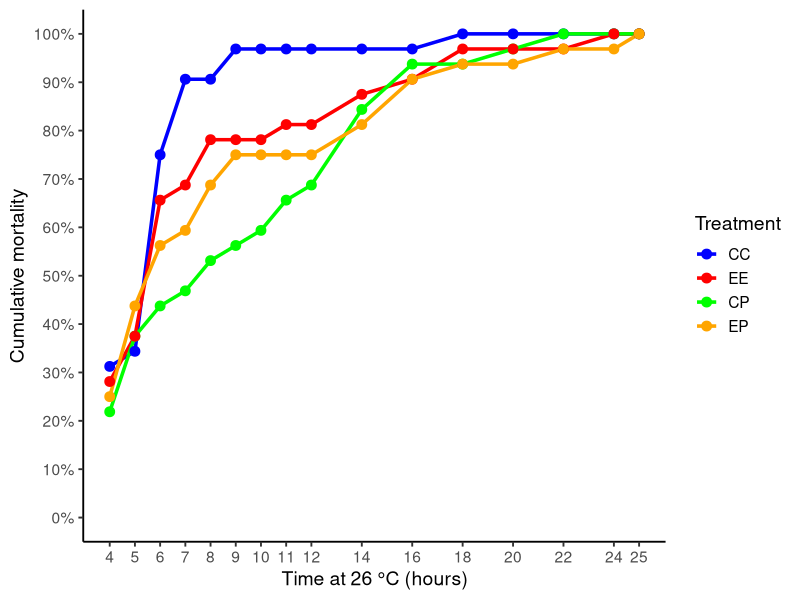
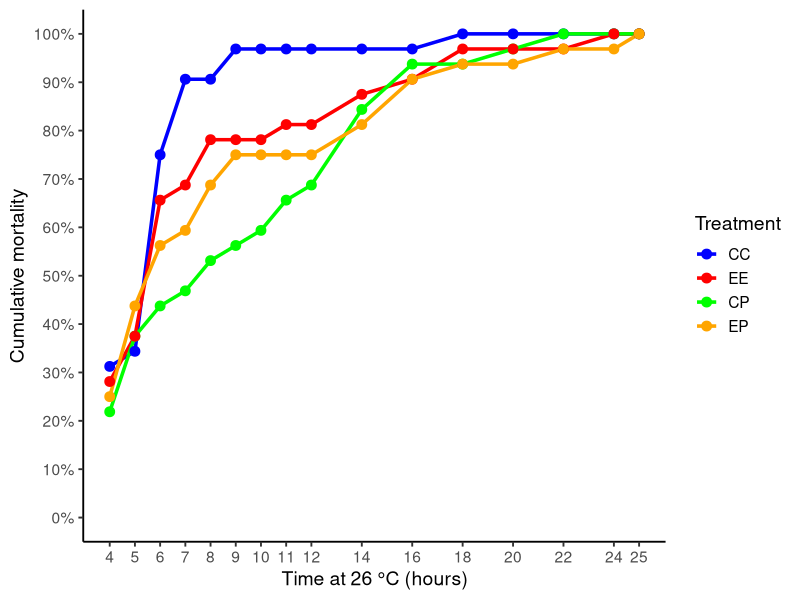
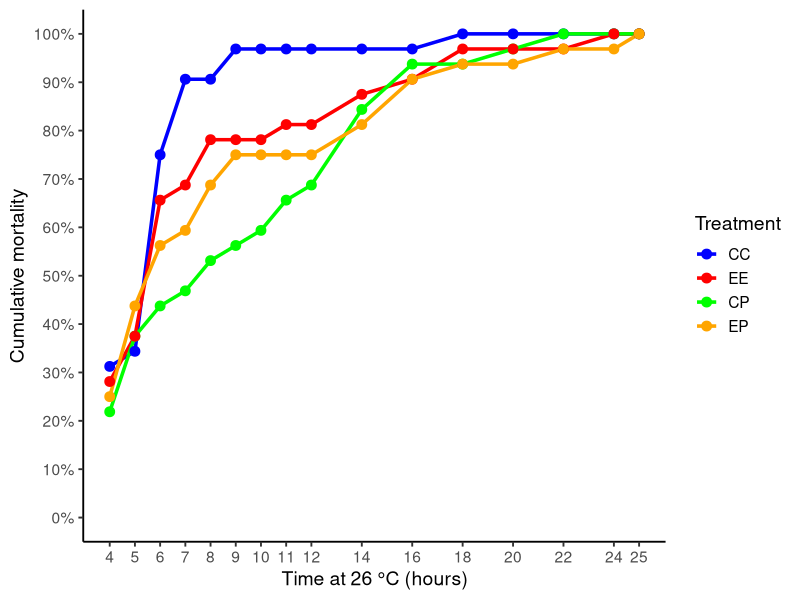

Recreate these plots in R, in order.
library(tidyverse)
library(scales)

dat <- read.csv(
  "data/AP_cockles-26C.csv",
  header = TRUE,
  check.names = FALSE,
  stringsAsFactors = FALSE
)

# ------------------------------------------------------------
# Find time-point rows
# ------------------------------------------------------------

time_rows <- which(
  grepl("^[0-9]+\\.?[0-9]*HR$", dat[[1]], ignore.case = TRUE)
)

all_data <- list()

for (i in seq_along(time_rows)) {
  
  time_row <- time_rows[i]
  plate_row <- time_row + 1
  well_rows <- (time_row + 2):(time_row + 5)
  
  time_hr <- as.numeric(
    str_remove(dat[time_row, 1], "HR")
  )
  
  # Find all plate labels
  plate_cols <- which(
    grepl(
      "^APC-[A-Z]{2}[12]-26$",
      dat[plate_row, ],
      ignore.case = TRUE
    )
  )
  
  for (p in plate_cols) {
    
    plate_name <- dat[plate_row, p]
    
    # Treatment: CC, EE, CP, or EP
    treatment <- str_extract(
      plate_name,
      "(?<=APC-)[A-Z]{2}"
    )
    
    # Replicate: 1 or 2
    replicate <- as.numeric(
      str_extract(
        plate_name,
        "[12](?=-26)"
      )
    )
    
    # --------------------------------------------------------
    # Get the SIX plate columns
    # --------------------------------------------------------
    
    six_cols <- (p + 1):(p + 6)
    
    plate_values <- dat[
      well_rows,
      six_cols
    ]
    
    # Columns 1 and 6 are blanks.
    # Keep ONLY columns 2, 3, 4, and 5.
    clam_values <- plate_values[, 2:5]
    
    # Convert to numeric
    clam_values <- apply(
      clam_values,
      2,
      as.numeric
    )
    
    # Create well identifiers
    wells <- expand.grid(
      row = LETTERS[1:4],
      column = 2:5
    )
    
    wells$dead <- as.vector(clam_values)
    
    wells$time_hr <- time_hr
    wells$treatment <- treatment
    wells$replicate <- replicate
    wells$plate <- plate_name
    
    all_data[[length(all_data) + 1]] <- wells
  }
}

mortality_data <- bind_rows(all_data)


# ------------------------------------------------------------
# Calculate mortality
# ------------------------------------------------------------

mortality_summary <- mortality_data %>%
  group_by(time_hr, treatment) %>%
  summarise(
    dead = sum(dead, na.rm = TRUE),
    total = 32,
    mortality = dead / total,
    .groups = "drop"
  )


# ------------------------------------------------------------
# Treatment order
# ------------------------------------------------------------

mortality_summary$treatment <- factor(
  mortality_summary$treatment,
  levels = c("CC", "EE", "CP", "EP")
)


# ------------------------------------------------------------
# Plot
# ------------------------------------------------------------

ggplot(
  mortality_summary,
  aes(
    x = time_hr,
    y = mortality,
    color = treatment,
    group = treatment
  )
) +
  
  geom_line(
    linewidth = 1.2
  ) +
  
  geom_point(
    size = 3
  ) +
  
  scale_color_manual(
    values = c(
      CC = "blue",
      EE = "red",
      CP = "green",
      EP = "orange"
    )
  ) +
  
  scale_y_continuous(
    limits = c(0, 1),
    breaks = seq(0, 1, 0.1),
    labels = percent_format(accuracy = 1)
  ) +
  
  scale_x_continuous(
    breaks = sort(unique(mortality_summary$time_hr))
  ) +
  
  labs(
    x = "Time at 26 °C (hours)",
    y = "Cumulative mortality",
    color = "Treatment"
  ) +
  
  theme_classic(
    base_size = 14
  ) +
  
  theme(
    legend.position = "right"
  )


ggplot(
  mortality_summary,
  aes(
    x = time_hr,
    y = mortality,
    color = treatment,
    group = treatment
  )
) +
  geom_line(linewidth = 1.2) +
  geom_point(size = 3) +
  scale_color_manual(
    values = c(
      CC = "blue",
      EE = "red",
      CP = "green",
      EP = "orange"
    )
  ) +
  scale_y_continuous(
    limits = c(0, 1),
    breaks = seq(0, 1, 0.1),
    labels = percent_format(accuracy = 1)
  ) +
  scale_x_continuous(
    breaks = sort(unique(mortality_summary$time_hr))
  ) +
  labs(
    x = "Time at 26 °C (hours)",
    y = "Cumulative mortality",
    color = "Treatment"
  ) +
  theme_classic(base_size = 14) +
  theme(
    legend.position = "right"
  )

# Save figure as a high-resolution PNG
ggsave(
  "figures/APC_survival/clam_mortality_26C.png",
  width = 12,
  height = 6,
  dpi = 300
)
